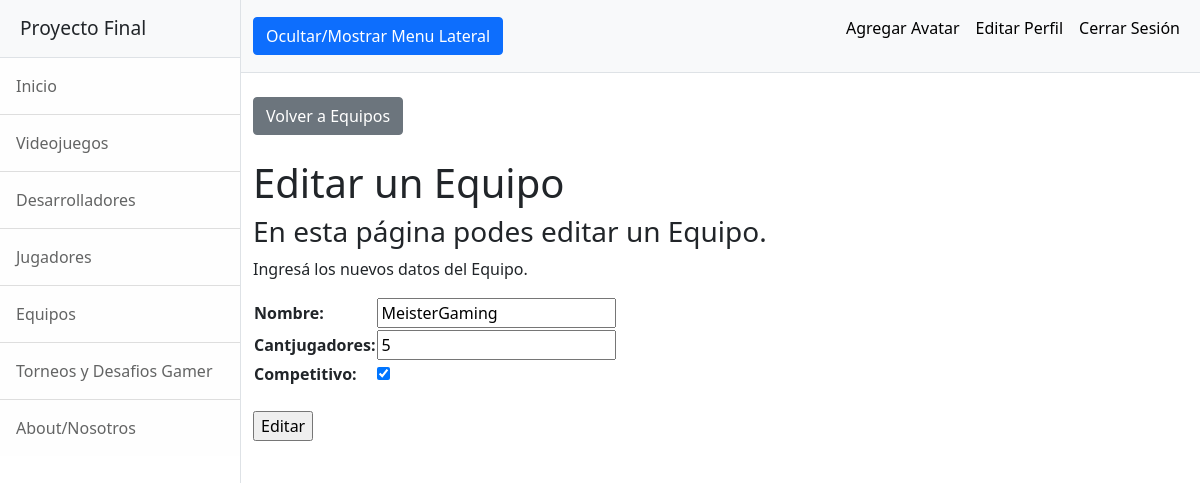
The page /AppFinal/equiposEditar/MeisterGaming (signed in) on the database its author committed.
### AppFinal/models.py (models this page shows, shortened)
class Equipos(models.Model):
    nombre = models.CharField(max_length=15)
    cantJugadores = models.IntegerField()
    competitivo = models.BooleanField()

### AppFinal/views.py (the view)
# urls.py: path('equiposEditar/<equipo_a_editar>', views.equiposEditar, name="EquiposEditar"),
@login_required
def equiposEditar(request, equipo_a_editar):
    equipo = Equipos.objects.get(nombre=equipo_a_editar)
    if request.method == 'POST':
        formulario = EquiposFormulario(request.POST)
        if formulario.is_valid():
            input = formulario.cleaned_data
            equipo.nombre=input['nombre']
            equipo.cantJugadores=input['cantJugadores']
            equipo.competitivo=input['competitivo']
            equipo.save()
            return render(request, 'AppFinal/equipos.html') # Sustituir por una vista de "Equipo creado" o algo así en el futuro
    else:
        formulario = EquiposFormulario(initial={"nombre":equipo.nombre, "cantJugadores":equipo.cantJugadores, "competitivo":equipo.competitivo})
    return render(request, 'AppFinal/equiposEditar.html', {'formulario':formulario, "equipo_a_editar":equipo_a_editar})

### AppFinal/forms.py
class EquiposFormulario(forms.Form):
    nombre = forms.CharField(max_length=15)
    cantJugadores = forms.IntegerField()
    competitivo = forms.BooleanField(required=False)

### AppFinal/templates/AppFinal/equiposEditar.html
{% extends "AppFinal/padre.html" %}
{% load static %}
{% block dynamicContent %}
    <div class="container-fluid">
        <br><a class="btn btn-secondary" href="{% url 'Equipos' %}">Volver a Equipos</a>
        <h1 class="mt-4">Editar un Equipo</h1>
        <h3>En esta página podes editar un Equipo.</h3>
        <p>Ingresá los nuevos datos del Equipo.</p>
        <form action="" method="POST">{% csrf_token %}
            <table>{{ formulario.as_table }}</table><br>
            <input type="submit" value="Editar">
        </form>
    </div>
{% endblock %}

### rows shown on the page
Equipos: nombre "MeisterGaming", cantJugadores "5", competitivo "☑"
